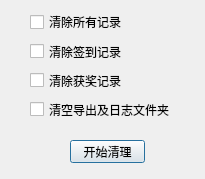
<?xml version="1.0" encoding="UTF-8"?>
<ui version="4.0">
 <class>Dialog</class>
 <widget class="QDialog" name="Dialog">
  <property name="geometry">
   <rect>
    <x>0</x>
    <y>0</y>
    <width>205</width>
    <height>179</height>
   </rect>
  </property>
  <property name="windowTitle">
   <string>Dialog</string>
  </property>
  <widget class="QPushButton" name="pushButton_clean">
   <property name="geometry">
    <rect>
     <x>70</x>
     <y>140</y>
     <width>75</width>
     <height>23</height>
    </rect>
   </property>
   <property name="text">
    <string>开始清理</string>
   </property>
  </widget>
  <widget class="QWidget" name="">
   <property name="geometry">
    <rect>
     <x>30</x>
     <y>10</y>
     <width>145</width>
     <height>111</height>
    </rect>
   </property>
   <layout class="QVBoxLayout" name="verticalLayout">
    <item>
     <widget class="QCheckBox" name="checkBox_cleanall">
      <property name="text">
       <string>清除所有记录</string>
      </property>
      <attribute name="buttonGroup">
       <string notr="true">buttonGroup</string>
      </attribute>
     </widget>
    </item>
    <item>
     <widget class="QCheckBox" name="checkBox_cleancheckin">
      <property name="text">
       <string>清除签到记录</string>
      </property>
      <attribute name="buttonGroup">
       <string notr="true">buttonGroup</string>
      </attribute>
     </widget>
    </item>
    <item>
     <widget class="QCheckBox" name="checkBox_cleanwin">
      <property name="text">
       <string>清除获奖记录</string>
      </property>
      <attribute name="buttonGroup">
       <string notr="true">buttonGroup</string>
      </attribute>
     </widget>
    </item>
    <item>
     <widget class="QCheckBox" name="checkBox_directory">
      <property name="text">
       <string>清空导出及日志文件夹</string>
      </property>
     </widget>
    </item>
   </layout>
  </widget>
 </widget>
 <resources/>
 <connections/>
 <buttongroups>
  <buttongroup name="buttonGroup"/>
 </buttongroups>
</ui>
